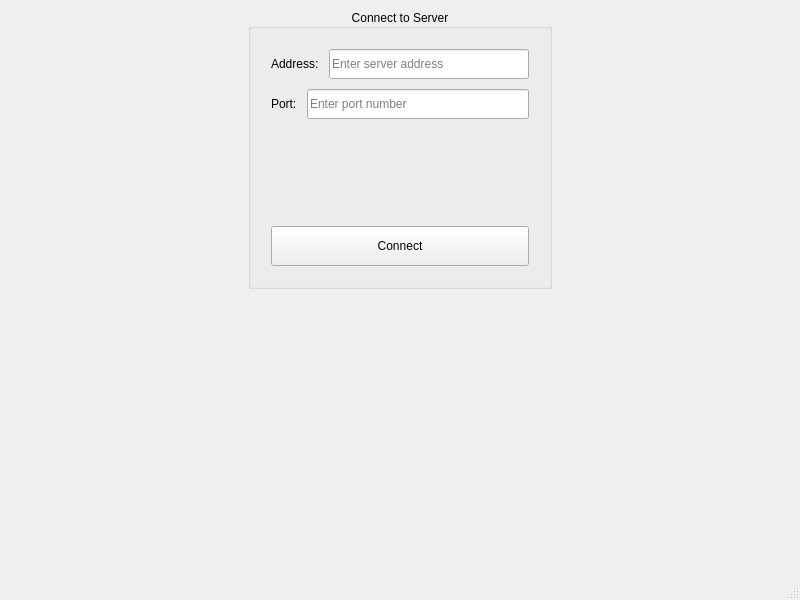
<?xml version="1.0" encoding="UTF-8"?>
<ui version="4.0">
 <class>connect</class>
 <widget class="QMainWindow" name="connect">
  <property name="geometry">
   <rect>
    <x>0</x>
    <y>0</y>
    <width>800</width>
    <height>600</height>
   </rect>
  </property>
  <property name="windowTitle">
   <string>Server Connection</string>
  </property>
  <widget class="QWidget" name="centralwidget">
   <layout class="QGridLayout" name="gridLayout">
    <item row="0" column="0">
     <spacer name="horizontalSpacer">
      <property name="orientation">
       <enum>Qt::Horizontal</enum>
      </property>
      <property name="sizeType">
       <enum>QSizePolicy::Expanding</enum>
      </property>
      <property name="sizeHint" stdset="0">
       <size>
        <width>200</width>
        <height>20</height>
       </size>
      </property>
     </spacer>
    </item>
    <item row="0" column="1">
     <widget class="QGroupBox" name="groupBox">
      <property name="title">
       <string>Connect to Server</string>
      </property>
      <property name="alignment">
       <set>Qt::AlignCenter</set>
      </property>
      <layout class="QVBoxLayout" name="verticalLayout">
       <property name="spacing">
        <number>10</number>
       </property>
       <property name="leftMargin">
        <number>20</number>
       </property>
       <property name="topMargin">
        <number>20</number>
       </property>
       <property name="rightMargin">
        <number>20</number>
       </property>
       <property name="bottomMargin">
        <number>20</number>
       </property>
       <item>
        <layout class="QHBoxLayout" name="horizontalLayout">
         <item>
          <widget class="QLabel" name="label">
           <property name="text">
            <string>Address:</string>
           </property>
          </widget>
         </item>
         <item>
          <widget class="QLineEdit" name="Address_line">
           <property name="placeholderText">
            <string>Enter server address</string>
           </property>
           <property name="minimumSize">
            <size>
             <width>200</width>
             <height>30</height>
            </size>
           </property>
          </widget>
         </item>
        </layout>
       </item>
       <item>
        <layout class="QHBoxLayout" name="horizontalLayout_2">
         <item>
          <widget class="QLabel" name="label_2">
           <property name="text">
            <string>Port:</string>
           </property>
          </widget>
         </item>
         <item>
          <widget class="QLineEdit" name="Port_line">
           <property name="placeholderText">
            <string>Enter port number</string>
           </property>
           <property name="minimumSize">
            <size>
             <width>200</width>
             <height>30</height>
            </size>
           </property>
          </widget>
         </item>
        </layout>
       </item>
       <item>
        <spacer name="verticalSpacer_2">
         <property name="orientation">
          <enum>Qt::Vertical</enum>
         </property>
         <property name="sizeHint" stdset="0">
          <size>
           <width>20</width>
           <height>20</height>
          </size>
         </property>
        </spacer>
       </item>
       <item>
        <widget class="QPushButton" name="Connect_Btn">
         <property name="text">
          <string>Connect</string>
         </property>
         <property name="minimumSize">
          <size>
           <width>150</width>
           <height>40</height>
          </size>
         </property>
        </widget>
       </item>
      </layout>
     </widget>
    </item>
    <item row="0" column="2">
     <spacer name="horizontalSpacer_2">
      <property name="orientation">
       <enum>Qt::Horizontal</enum>
      </property>
      <property name="sizeType">
       <enum>QSizePolicy::Expanding</enum>
      </property>
      <property name="sizeHint" stdset="0">
       <size>
        <width>200</width>
        <height>20</height>
       </size>
      </property>
     </spacer>
    </item>
    <item row="1" column="1">
     <spacer name="verticalSpacer">
      <property name="orientation">
       <enum>Qt::Vertical</enum>
      </property>
      <property name="sizeType">
       <enum>QSizePolicy::Expanding</enum>
      </property>
      <property name="sizeHint" stdset="0">
       <size>
        <width>20</width>
        <height>150</height>
       </size>
      </property>
     </spacer>
    </item>
   </layout>
  </widget>
  <widget class="QMenuBar" name="menubar">
   <property name="geometry">
    <rect>
     <x>0</x>
     <y>0</y>
     <width>800</width>
     <height>26</height>
    </rect>
   </property>
  </widget>
  <widget class="QStatusBar" name="statusbar"/>
 </widget>
 <resources/>
 <connections/>
</ui>
